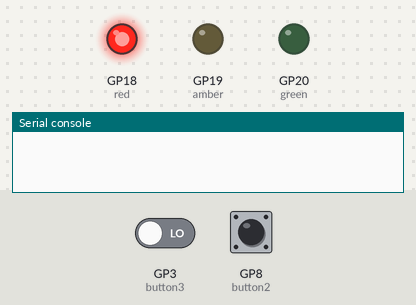
A program run on a simulated Raspberry Pi Pico running MicroPython. Parts: output pins drawn as LEDs (lit = HIGH), the last lines printed to the serial console. The inputs (shaded band) are chosen by the test bench; at power-on: GP8 (button2) LOW, GP3 (button3) LOW.

Above: at 1.2 s.
1.3 s: GP8 (button2) pulled HIGH for 0.15 s
At 1.5 s:
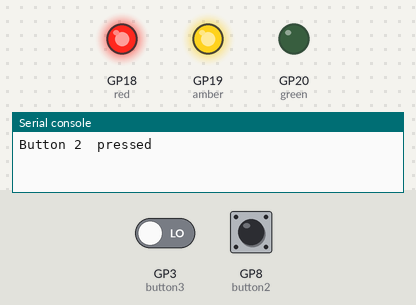
3.1 s: GP8 (button2) pulled HIGH for 3.2 s
At 7.6 s:
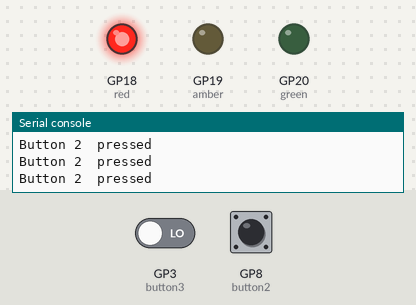
7.9 s: GP3 (button3) driven HIGH and GP8 (button2) driven HIGH
At 9.0 s:
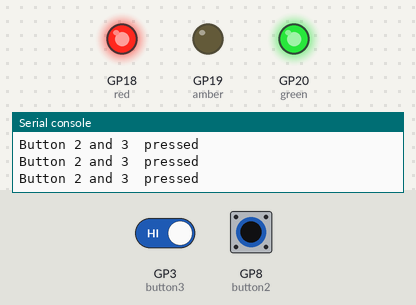
9.5 s: GP3 (button3) driven LOW
At 10.3 s:
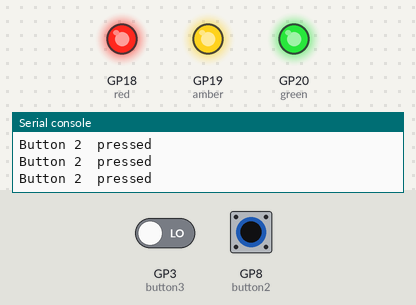
11.1 s: GP8 (button2) driven LOW
At 11.6 s:
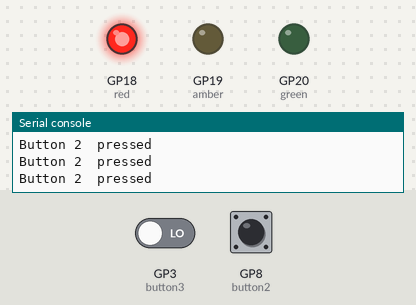
Timing chart, 0 to 13.7 s (numbered marks = the images above; inputs shaded):
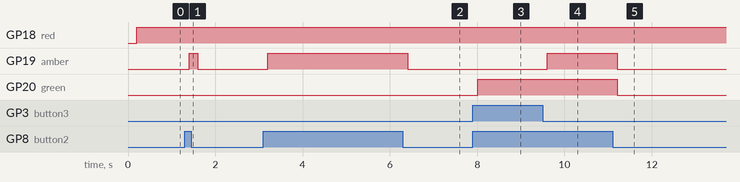

The program:

control_leds_with_buttons.py
```python
# Imports
from machine import Pin
import time

# set up buttons on GPIO pins and set 3.3v pin to 0v with PULL DOWN
button1 = Pin(13, Pin.IN, Pin.PULL_DOWN)
button2 = Pin(8, Pin.IN, Pin.PULL_DOWN)
button3 = Pin(3, Pin.IN, Pin.PULL_DOWN)

# set up LEDs
red = Pin(18, Pin.OUT)
amber = Pin(19, Pin.OUT)
green = Pin(20, Pin.OUT)


while True:
    # prevent multiple firings with 1 button press
    time.sleep(0.2)

    if button2.value() == 1 and button3.value() == 1:
        print("Button 2 and 3	pressed")
        green.value(1)

    elif button2.value() == 1:
        print("Button 2	pressed")
        amber.value(1)

    else:
        red.value(1)
        amber.value(0)
        green.value(0)
```

Measured:
- after the input at 1.3 s, GP19 (amber): LOW → HIGH after 0.10 s, → LOW 0.20 s later
- after the input at 3.1 s, GP19 (amber): LOW → HIGH after 0.10 s, → LOW 3.2 s later
- after the input at 7.9 s, GP20 (green): LOW → HIGH after 0.11 s
- after the input at 9.5 s, GP19 (amber): LOW → HIGH after 0.11 s
- after the input at 11.1 s, GP19 (amber), GP20 (green): HIGH → LOW after 0.11 s
